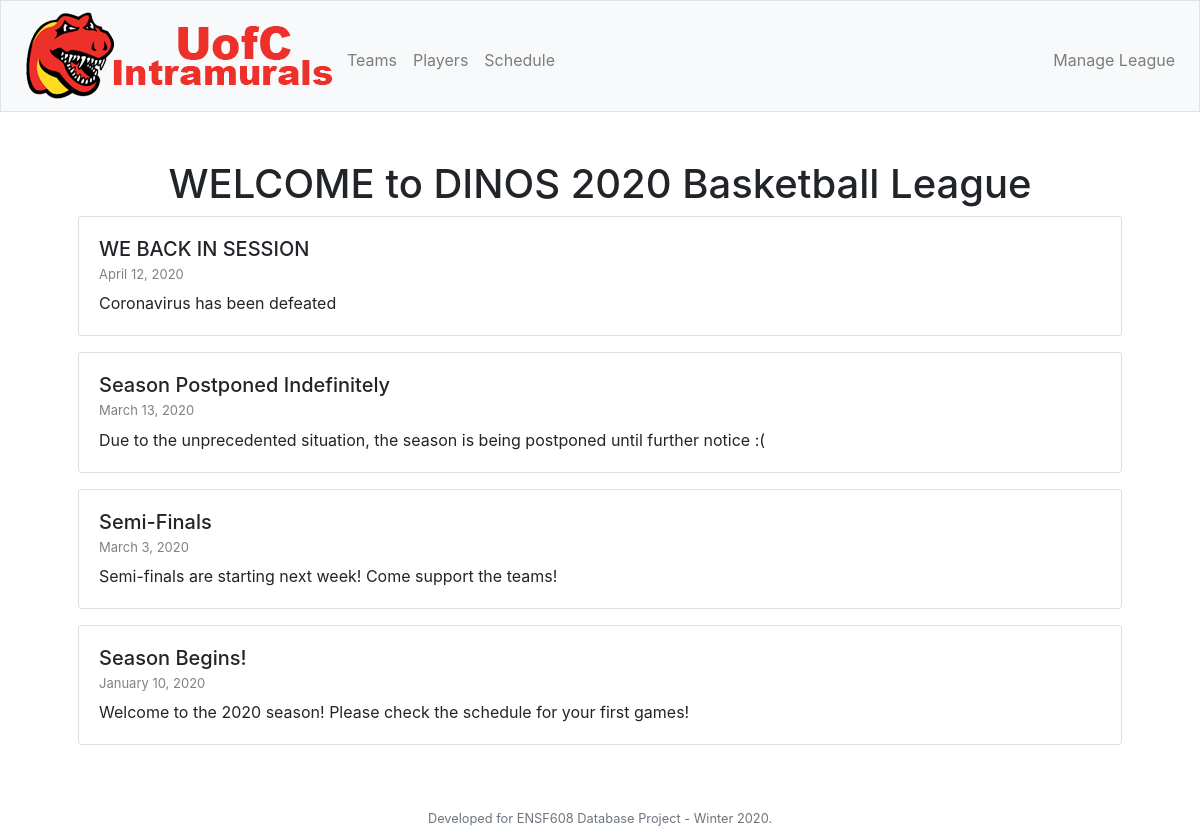
The page / on the database its author committed.
### tables this page shows
CREATE TABLE "Announcements" (
	"a_id"	INTEGER NOT NULL PRIMARY KEY AUTOINCREMENT UNIQUE,
	"title"	TEXT,
	"date"	TEXT,
	"message"	TEXT
);

### app/routes.py (the view)
@app.route('/')
def home():
    result = db.execute(
        "SELECT * FROM Announcements \
            ORDER BY a_id DESC"
        )
    return render_template("home.html", announcements = result)

### app/routes.py (called while the page is built)
@app.after_request
def after_request(response):
    response.headers["Cache-Control"] = "no-cache, no-store, must-revalidate"
    response.headers["Expires"] = 0
    response.headers["Pragma"] = "no-cache"
    return response

### app/templates/home.html (shortened to what this page needs)
{% extends "layout.html" %}
{% block main %}
    <h1>WELCOME to DINOS 2020 Basketball League</h1>
    {% for entry in announcements %}
        <div class="card text-left" >
            <div class="card-body">
                <h5 class="card-title"> {{ entry.title }} </h5>
                <p class="card-text" style="line-height:0.1">
                    <font color="grey" size="2">
                    {{ entry.date }}
                    </font>
                </p>
                <p class="card-text">
                    {{ entry.message }}
                </p>
            </div>
        </div>
        <div class="pb-3"></div>
    {% endfor %}
{% endblock main %}

### app/static/styles.css (style rules this page uses)
@media (min-width: 568px) { html, body { height: 100%; } }

### rows shown on the page
Announcements: title "WE BACK IN SESSION", date "April 12, 2020", message "Coronavirus has been defeated"
Announcements: title "Season Postponed Indefinitely", date "March 13, 2020", message "Due to the unprecedented situation, the season is being postponed until further notice :("
Announcements: title "Semi-Finals", date "March 3, 2020", message "Semi-finals are starting next week! Come support the teams!"
Announcements: title "Season Begins!", date "January 10, 2020", message "Welcome to the 2020 season! Please check the schedule for your first games!"
